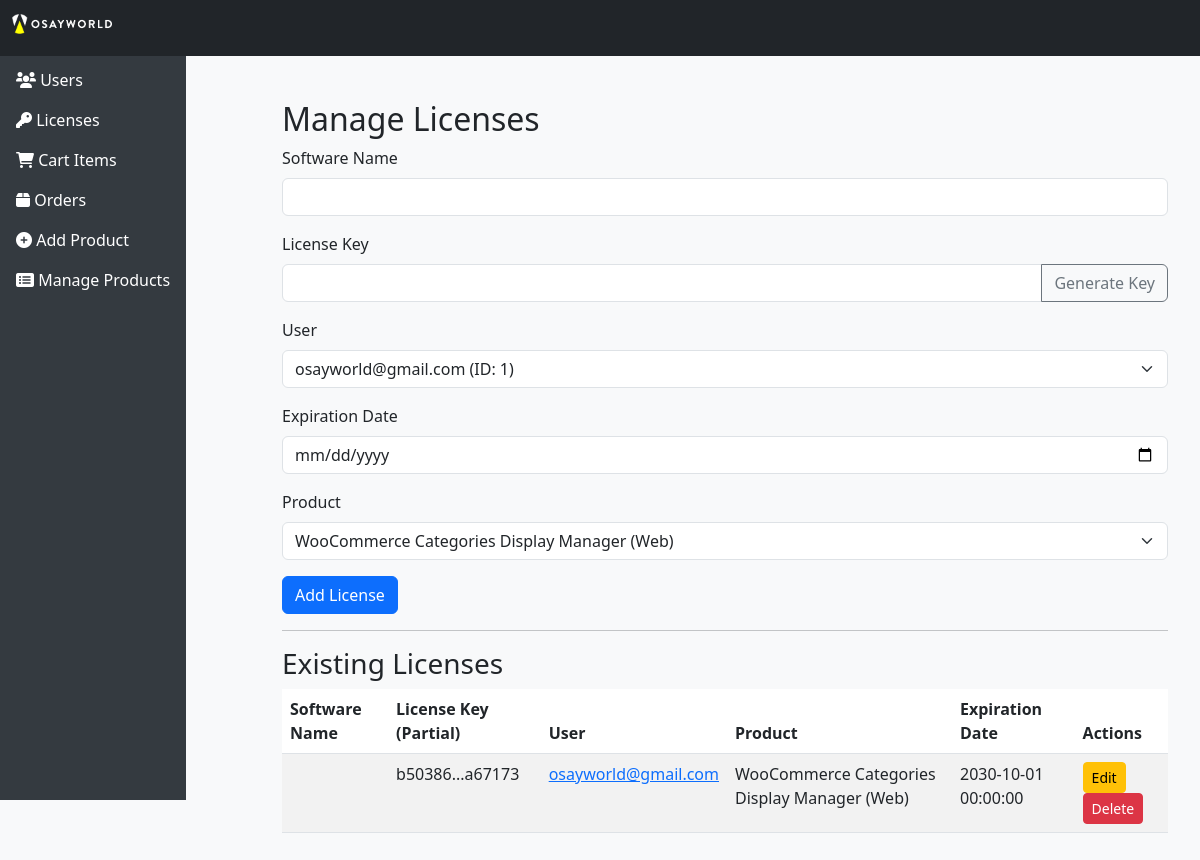
/admin/manage-licenses (signed in), run on the app's committed database.
### models/user.py (models this page shows, shortened)
class License(db.Model):
    id = db.Column(db.Integer, primary_key=True)
    license_key = db.Column(db.String(250), unique=True, nullable=False, default=generate_license_key)
    hashed_license_key = db.Column(db.String(250), nullable=False)  # Add hash for license security
    issued_at = db.Column(db.DateTime, default=datetime.utcnow)
    expires_at = db.Column(db.DateTime, nullable=False)
    is_active = db.Column(db.Boolean, default=True)
    is_suspended = db.Column(db.Boolean, default=False)
    validation_token = db.Column(db.String(250), nullable=True)  # Added for enhanced API validation
    machine_id = db.Column(db.String(100), nullable=True)
    activation_limit = db.Column(db.Integer, default=1)
    api_key = db.Column(db.String(100), nullable=True)
    usage_limit = db.Column(db.Integer, default=default_usage_limit)
    current_usage = db.Column(db.Integer, default=0)
    webhook_url = db.Column(db.String(250), nullable=True)
    subscription_id = db.Column(db.String(100), nullable=True)  # Stripe/PayPal subscription ID
    user_id = db.Column(db.Integer, db.ForeignKey('user.id'), nullable=False)
    product_id = db.Column(db.Integer, db.ForeignKey('product.id'), nullable=False)
    whitelisted_ips = db.Column(db.String(250), nullable=True)  # IP whitelisting support for security
    transfer_allowed = db.Column(db.Boolean, default=True)  # Flag for allowing license transfer
    max_api_requests_per_day = db.Column(db.Integer, nullable=False, default=1000)  # API rate limiting

class User(UserMixin, db.Model):
    id = db.Column(db.Integer, primary_key=True)
    username = db.Column(db.String(150), unique=True, nullable=False)
    email = db.Column(db.String(150), unique=True, nullable=False)
    password = db.Column(db.String(150), nullable=False)
    is_admin = db.Column(db.Boolean, default=False)
    is_developer = db.Column(db.Boolean, default=False)
    subscription_active = db.Column(db.Boolean, default=False)
    two_factor_enabled = db.Column(db.Boolean, default=False)  # Two-factor authentication support
    referral_code = db.Column(db.String(10), unique=True, nullable=True)  # Affiliate program support
    profile_picture_url = db.Column(db.String(250), nullable=True)  # User profile picture for admin panel
    last_login = db.Column(db.DateTime, nullable=True)  # Store last login for security analysis
    fraud_flagged = db.Column(db.Boolean, default=False)  # Anti-fraud flag
    currency = db.Column(db.String(10), nullable=False, default="USD")  # Multi-currency support
    created_at = db.Column(db.DateTime, default=datetime.utcnow)
    updated_at = db.Column(db.DateTime, default=datetime.utcnow, onupdate=datetime.utcnow)
    licenses = db.relationship('License', backref='user', lazy=True)
    cart_items = db.relationship('CartItem', backref='user', lazy=True)
    orders = db.relationship('Order', backref='user', lazy=True)
    purchased_items = db.relationship('PurchasedItem', backref='user', lazy=True)
    analytics = db.relationship('Analytics', backref='user', lazy=True)
    reviews = db.relationship('Review', backref='user', lazy=True)
    notifications = db.relationship('Notification', backref='user', lazy=True)
    audit_logs = db.relationship('AuditLog', backref='user', lazy=True)
    tickets = db.relationship('SupportTicket', backref='user', lazy=True)

class Product(db.Model):
    id = db.Column(db.Integer, primary_key=True)
    name = db.Column(db.String(150), nullable=False)
    product_type = db.Column(db.String(50), nullable=False)
    license_duration_days = db.Column(db.Integer, nullable=False, default=365)
    version = db.Column(db.String(50), nullable=True)
    description = db.Column(db.Text, nullable=True)
    price = db.Column(db.Float, nullable=False)
    download_file = db.Column(db.String(250), nullable=False)  # Changed to save file name
    image_file = db.Column(db.String(250), nullable=True)  # Changed to save image file name
    rating = db.Column(db.Float, nullable=True, default=0)
    category = db.Column(db.String(50), nullable=False, default="Misc")
    is_discounted = db.Column(db.Boolean, default=False)
    discount_percentage = db.Column(db.Float, nullable=True)
    bundle_products = db.Column(db.String(250), nullable=True)
    changelog = db.Column(db.Text, nullable=True)
    download_count = db.Column(db.Integer, default=0)
    download_limit = db.Column(db.Integer, default=None)
    platform = db.Column(db.String(50), nullable=False, default='Windows')
    apk_file = db.Column(db.String(250), nullable=True)  # Changed to save file name
    online_update_file = db.Column(db.String(250), nullable=True)  # Changed to save file name
    offline_update_file = db.Column(db.String(250), nullable=True)  # Changed to save file name
    script_file = db.Column(db.String(250), nullable=True)  # Changed to save file name
    remote_control_enabled = db.Column(db.Boolean, default=False)
    remote_start_file = db.Column(db.String(250), nullable=True)  # Changed to save file name
    remote_stop_file = db.Column(db.String(250), nullable=True)  # Changed to save file name
    purchase = db.Column(db.Boolean, default=False)
    purchase_link = db.Column(db.String(250), nullable=True)
    versions = db.relationship('ProductVersion', backref='product', lazy=True)
    reviews = db.relationship('Review', backref='product', lazy=True)
    licenses = db.relationship('License', backref='product', lazy=True)

### routes/admin_routes.py (the view)
    @login_required
    def decorated_function(*args, **kwargs):
        if not current_user.is_admin:
            flash("You do not have permission to access this page.")
            return redirect(url_for('general.index'))
        return f(*args, **kwargs)

### app.py (called while the page is built)
@login_manager.user_loader
def load_user(user_id):
    return User.query.get(int(user_id))  # Load the user by ID from the database

### routes/admin_routes.py (called while the page is built, shortened)
def admin_required(f):
    @login_required
    def decorated_function(*args, **kwargs):
        if not current_user.is_admin:
            flash("You do not have permission to access this page.")
            return redirect(url_for('general.index'))
        return f(*args, **kwargs)
    return decorated_function

@admin_bp.before_request
def ensure_user_one_is_admin():
    user = User.query.get(1)
    if user and not user.is_admin:
        user.is_admin = True
        db.session.commit()

@admin_bp.route('/manage-licenses', methods=['GET', 'POST'], endpoint='manage_licenses')
@admin_required
def manage_licenses():
    licenses = License.query.all()  # Fetch all licenses
    users = User.query.all()  # Fetch all users
    products = Product.query.all()
    return render_template('admin/manage_licenses.html', licenses=licenses, products=products, users=users)

### templates/admin/manage_licenses.html (shortened to what this page needs)
{% extends "admin/admin_base.html" %}
{% block content %}
<h2>Manage Licenses</h2>
<form method="POST" action="{{ url_for('admin.manage_licenses') }}">
    <div class="mb-3">
        <label for="software_name" class="form-label">Software Name</label>
        <input type="text" class="form-control" id="software_name" name="software_name" required>
    </div>
    <div class="mb-3">
        <label for="license_key" class="form-label">License Key</label>
        <div class="input-group">
            <input type="text" class="form-control" id="license_key" name="license_key" required>
            <button type="button" class="btn btn-outline-secondary" id="generate_key_btn">Generate Key</button>
        </div>
    </div>
    <div class="mb-3">
        <label for="user_id" class="form-label">User</label>
        <select class="form-select" id="user_id" name="user_id" required>
            {% for user in users %}
                <option value="{{ user.id }}">{{ user.username }} (ID: {{ user.id }})</option>
            {% endfor %}
        </select>
    </div>
    <div class="mb-3">
        <label for="expires_at" class="form-label">Expiration Date</label>
        <input type="date" class="form-control" id="expires_at" name="expires_at" placeholder="Leave blank for unlimited">
    </div>
    <div class="mb-3">
        <label for="product_id" class="form-label">Product</label>
        <select class="form-select" id="product_id" name="product_id" required>
            {% for product in products %}
                <option value="{{ product.id }}">{{ product.name }} ({{ product.platform }})</option>
            {% endfor %}
        </select>
    </div>
    <button type="submit" class="btn btn-primary">Add License</button>
</form>
<hr>
<h3>Existing Licenses</h3>
<table class="table table-striped">
    <thead>
        <tr>
            <th>Software Name</th>
            <th>License Key (Partial)</th>
            <th>User</th>
            <th>Product</th>
            <th>Expiration Date</th>
            <th>Actions</th>
        </tr>
    </thead>
    <tbody>
        {% for license in licenses %}
        <tr>
            <td>{{ license.software_name }}</td>
            <td>{{ license.license_key[:6] }}...{{ license.license_key[-6:] }}</td>
            <td>
                <a href="{{ url_for('admin.user_details', user_id=license.user.id) }}">
                    {{ license.user.username }}
                </a>
            </td>
            <td>{{ license.product.name }} ({{ license.product.platform }})</td>
            <td>{{ license.expires_at or 'N/A' }}</td>
            <td>
                <a href="{{ url_for('admin.edit_license', license_id=license.id) }}" class="btn btn-sm btn-warning">Edit</a>
                <form method="POST" action="{{ url_for('admin.delete_license', license_id=license.id) }}" style="display:inline;">
                    <button type="submit" class="btn btn-sm btn-danger">Delete</button>
                </form>
            </td>
        </tr>
        {% endfor %}
    </tbody>
</table>
{% endblock %}

### templates/admin/admin_base.html (style rules this page uses)
body { background-color: #f8f9fa; }

### data on the page
License: license_key "b50386", license_key "a67173", user.username "osayworld@gmail.com", product.name "WooCommerce Categories Display Manager", product.platform "Web", expires_at "2030-10-01 00:00:00"

### other printed values
form field user_id "osayworld@gmail.com (ID: 1)"
form field product_id "WooCommerce Categories Display Manager (Web)"
